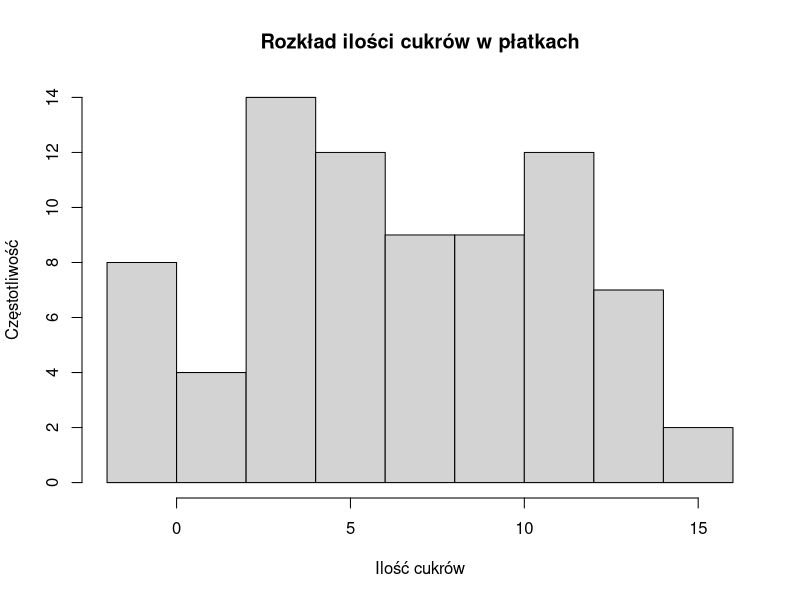
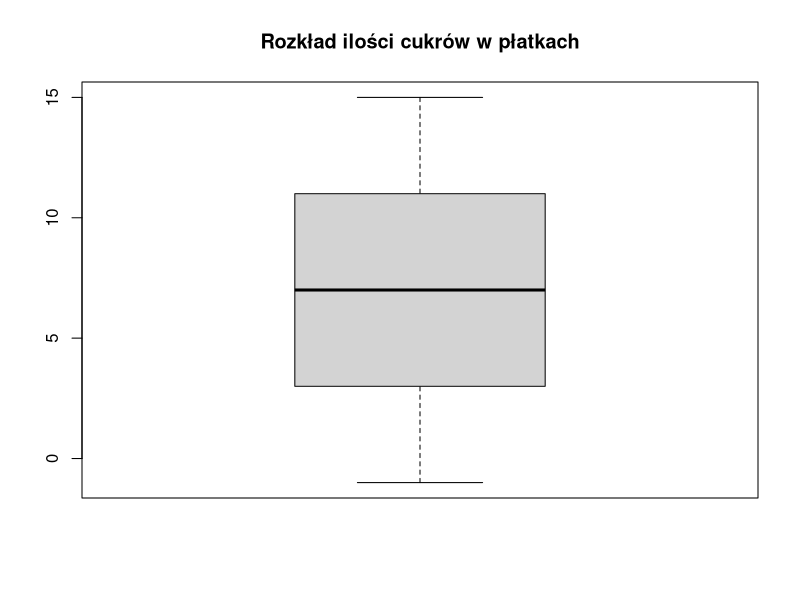
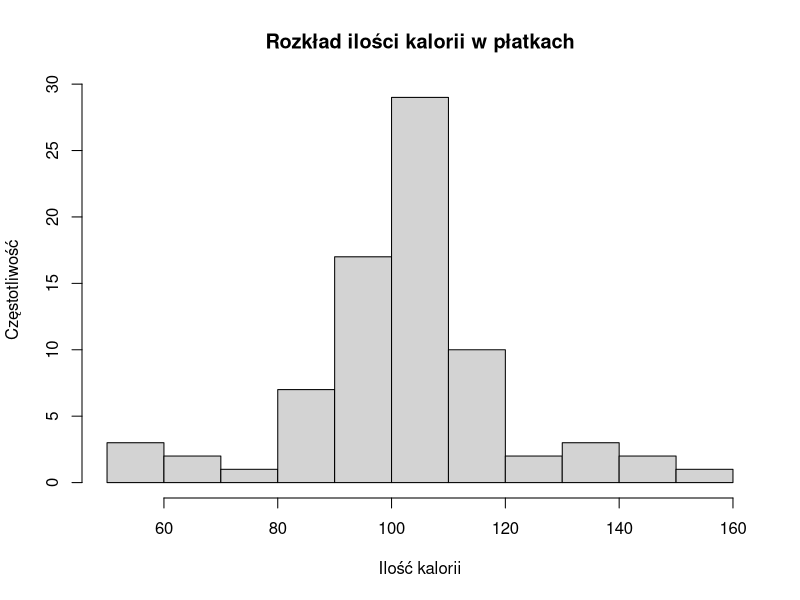
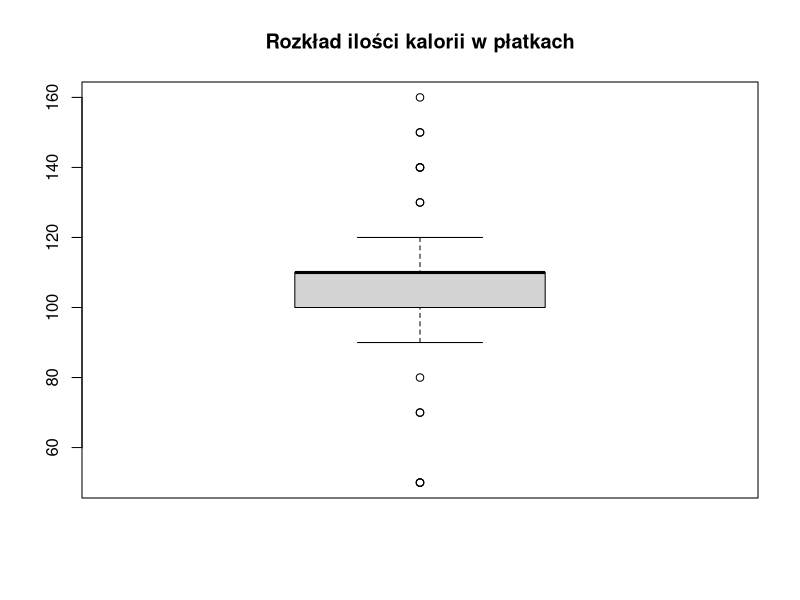

Write the R code that produced these figures, in order.
# 1. Opis tabelaryczny (wprowadzenie danych w postaci tabeli)

install.packages("readxl")
library(readxl)
myData <- read_excel("cereal.xlsx")

#2.Graficzna prezentacja wynik?w (histogram, wykres pude?kowy)

cals <- myData$calories
sugs <- myData$sugars

# a) Cukry - histogram i wykres pude?kowy

pdf("Cukry.pdf")

hist(sugs, main = "Rozkład ilości cukrów w płatkach", xlab = "Ilość cukrów", ylab = "Częstotliwość")
boxplot(sugs, main = "Rozkład ilości cukrów w płatkach")

dev.off()

# b) Kalorie - histogram i wykres pude?kowy

pdf("Kalorie.pdf")

hist(cals, main = "Rozkład ilości kalorii w płatkach", xlab = "Ilość kalorii", ylab = "Częstotliwość")
boxplot(cals, main = "Rozkład ilości kalorii w płatkach")

dev.off()
mode

dominanta <- function(v) {
  uniqv <- unique(v)
  uniqv[which.max(tabulate(match(v, uniqv)))]
}
